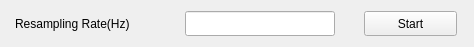
<?xml version="1.0" encoding="UTF-8"?>
<ui version="4.0">
 <class>MainWindow</class>
 <widget class="QMainWindow" name="MainWindow">
  <property name="geometry">
   <rect>
    <x>0</x>
    <y>0</y>
    <width>474</width>
    <height>47</height>
   </rect>
  </property>
  <property name="minimumSize">
   <size>
    <width>474</width>
    <height>47</height>
   </size>
  </property>
  <property name="maximumSize">
   <size>
    <width>474</width>
    <height>47</height>
   </size>
  </property>
  <property name="windowTitle">
   <string>MainWindow</string>
  </property>
  <widget class="QWidget" name="centralwidget">
   <property name="font">
    <font>
     <family>Ubuntu</family>
    </font>
   </property>
   <layout class="QHBoxLayout" name="horizontalLayout">
    <item>
     <widget class="QLabel" name="_resampling_rate_lb">
      <property name="minimumSize">
       <size>
        <width>141</width>
        <height>25</height>
       </size>
      </property>
      <property name="maximumSize">
       <size>
        <width>141</width>
        <height>25</height>
       </size>
      </property>
      <property name="text">
       <string>Resampling Rate(Hz)</string>
      </property>
     </widget>
    </item>
    <item>
     <spacer name="horizontalSpacer">
      <property name="orientation">
       <enum>Qt::Horizontal</enum>
      </property>
      <property name="sizeType">
       <enum>QSizePolicy::Fixed</enum>
      </property>
      <property name="sizeHint" stdset="0">
       <size>
        <width>17</width>
        <height>17</height>
       </size>
      </property>
     </spacer>
    </item>
    <item>
     <widget class="QLineEdit" name="_resampling_rate_le">
      <property name="minimumSize">
       <size>
        <width>150</width>
        <height>25</height>
       </size>
      </property>
      <property name="maximumSize">
       <size>
        <width>150</width>
        <height>25</height>
       </size>
      </property>
      <property name="echoMode">
       <enum>QLineEdit::Normal</enum>
      </property>
      <property name="alignment">
       <set>Qt::AlignCenter</set>
      </property>
     </widget>
    </item>
    <item>
     <spacer name="horizontalSpacer_2">
      <property name="orientation">
       <enum>Qt::Horizontal</enum>
      </property>
      <property name="sizeType">
       <enum>QSizePolicy::Fixed</enum>
      </property>
      <property name="sizeHint" stdset="0">
       <size>
        <width>17</width>
        <height>17</height>
       </size>
      </property>
     </spacer>
    </item>
    <item>
     <widget class="QPushButton" name="_start_btn">
      <property name="minimumSize">
       <size>
        <width>93</width>
        <height>25</height>
       </size>
      </property>
      <property name="maximumSize">
       <size>
        <width>93</width>
        <height>25</height>
       </size>
      </property>
      <property name="text">
       <string>Start</string>
      </property>
      <property name="shortcut">
       <string>Return</string>
      </property>
     </widget>
    </item>
   </layout>
  </widget>
 </widget>
 <resources/>
 <connections/>
</ui>
